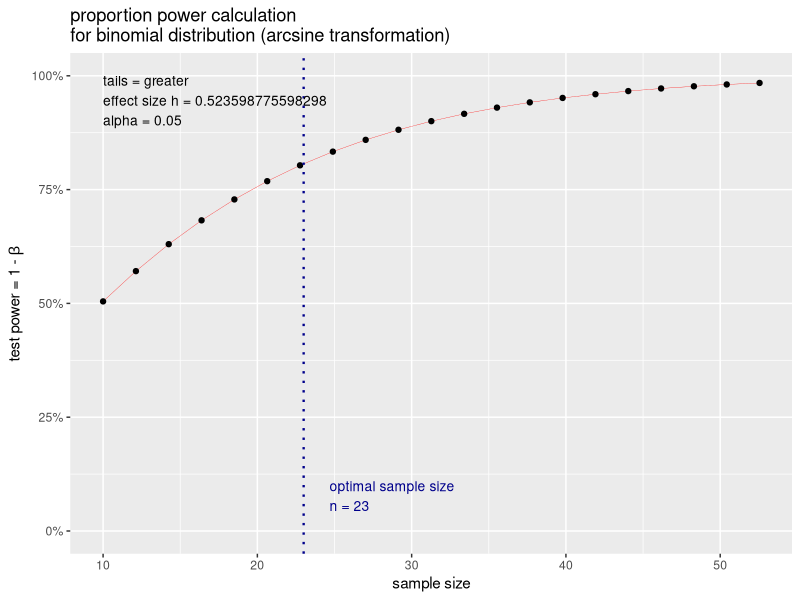
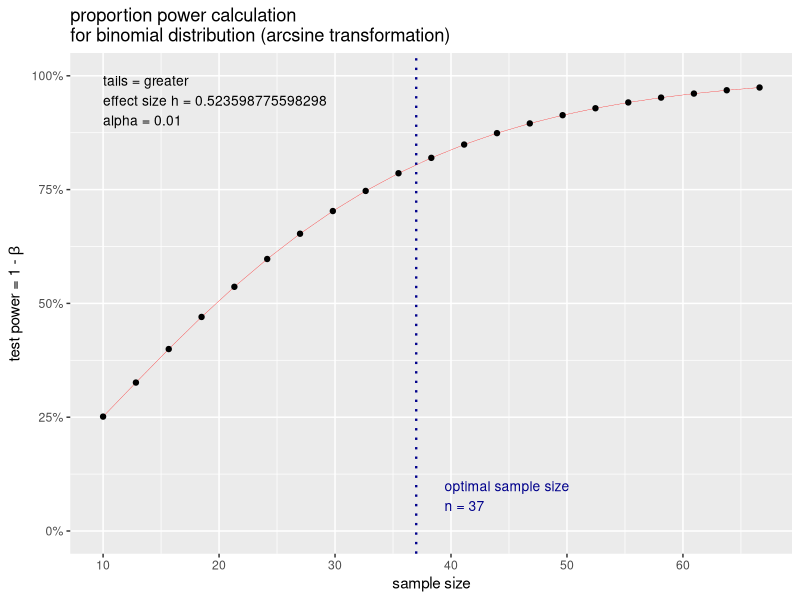
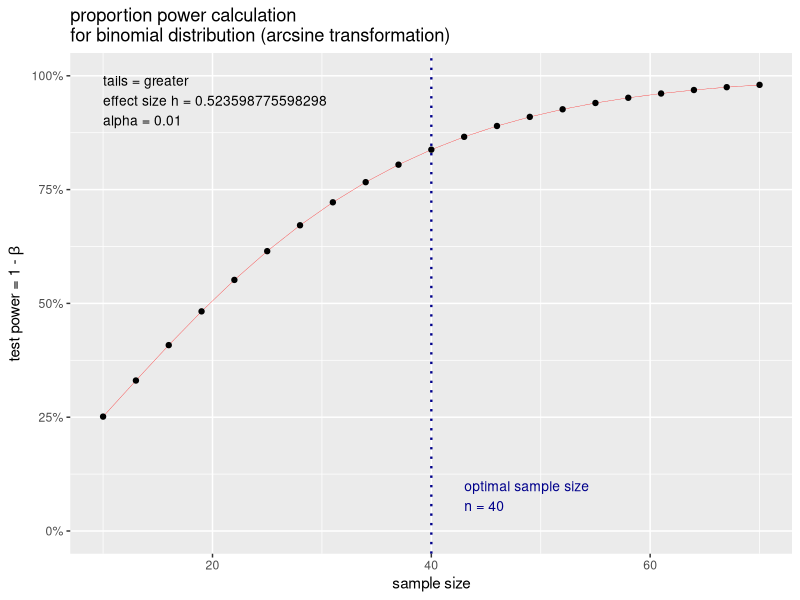
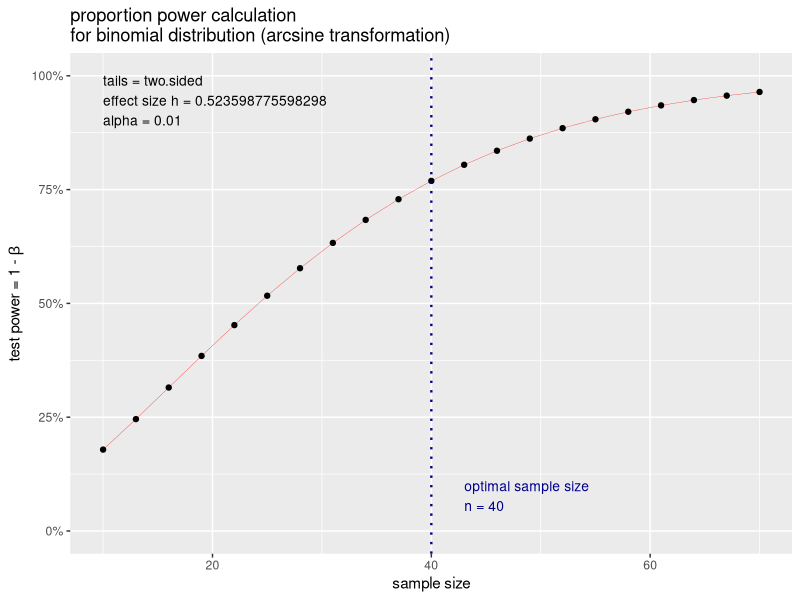
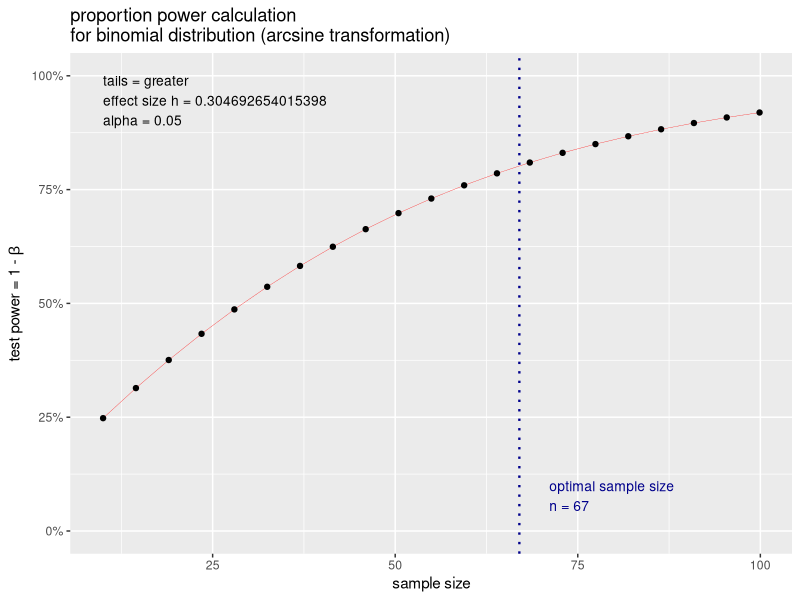

Source code (R) for these figures, in order:
install.packages("pwr")

library(pwr)
power_changes <- pwr.p.test(h = ES.h(p1 = .75, p2 = .5),
                            sig.level = .05, power = .8,
                            alternative = "greater")
plot(power_changes)
power_changes

#reduce sig level to 0.1 to ensure we didn't cause a type 1 error  
power_changes <- pwr.p.test(h = ES.h(p1 = .75, p2 = .5),
                            sig.level = .01, power = .8,
                            alternative = "greater")
plot(power_changes)
power_changes


#use n=40 and omit power to determine the power  
power_changes <- pwr.p.test(h = ES.h(p1 = .75, p2 = .5),
                            sig.level = .01, n = 40,
                            alternative = "greater")
plot(power_changes)
power_changes

#Omitting the alternative para defaults to a two-sided test (two sample proportion test)
power_changes <- pwr.p.test(h = ES.h(p1 = .75, p2 = .5),
                            sig.level = .01, n = 40)
plot(power_changes)
power_changes

#What if the loaded coin was suspected to be 65%
power_changes <- pwr.p.test(h = ES.h(p1 = .65, p2 = .5),
                            sig.level = .05, power = .8,
                            alternative = "greater")
plot(power_changes)
power_changes

#show effect size for different tests depending on size
effect_size <- cohen.ES(test = "r", size = "medium")
effect_size

effect_size <- cohen.ES(test = c("r"), size = c("medium"))
effect_size

#based on the cohen.ES results, get the values of the r test
pwr.r.test(r = effect_size$effect.size, power = .8, sig.level = .05)


#Use multiple effect.sizes in a single test
effect.sizes <- c(0.2, 0.5, 0.8)
power_changes <- pwr.p.test(h = effect.sizes, n=20,
                            sig.level = .05,
                            alternative = "greater")
#plot(power_changes) can't plot three
power_changes

#H0: uF = uM 
#H1: uF < uM

power_changes <- pwr.2p.test(h = ES.h(p1 = .50, p2 = .55),
                            sig.level = .05, power = .8,
                            alternative = "less")
power_changes
